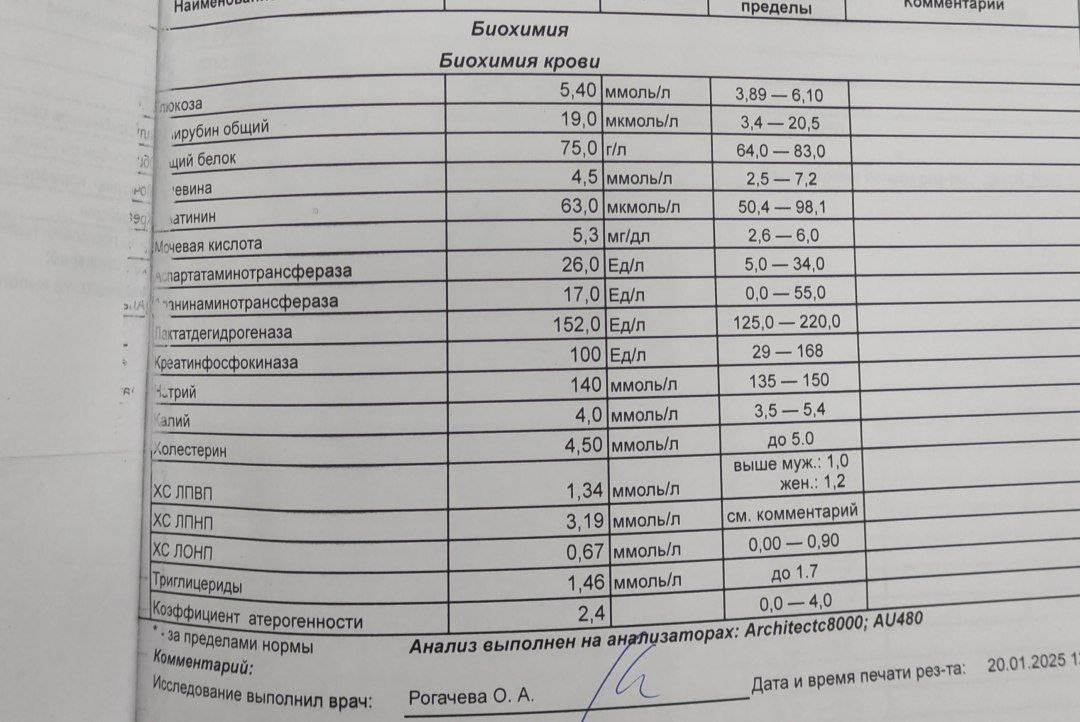
#> input picture blood_analysis_dataset_540/processed/5224292219517791657.jpg, 1080 x 722 px, found by its file name
$ jupyter execute 'Поворот_Перспектива_A.ipynb'
#> lines starting #> are read from the running program, lines starting #| are printed output that depends on the picture; after the words box and inside, x2 and y2 are one past the last pixel; in counts of white or black regions, pixels touching at a corner belong together
Обновление

[cell 1]
import cv2
import numpy as np
import os
from PIL import Image
from collections import Counter
from sklearn.cluster import KMeans
import math

# Функция для отображения изображения в Jupyter Notebook/Colab
def display_image(image, is_bgr=True):
    if is_bgr:
        image = cv2.cvtColor(image, cv2.COLOR_BGR2RGB)
    return Image.fromarray(image)

# Получим исходное разрешение
def get_image_resolution_opencv(image_path):
#> called with image_path = 'input/5224292219517791657.jpg'
    try:
        image = cv2.imread(image_path)
#> image is the input picture: shape (722, 1080, 3); mean B, G, R 172.5, 173.8, 175
        if image is not None:
            height_inp, width_inp = image.shape[:2]
            return width_inp, height_inp
        else:
            print("Не удалось загрузить изображение.")
            return None
    except Exception as e:
        print(f"Ошибка: {e}")
        return None

# Функция для вычисления угла линии
def calculate_angle(x1, y1, x2, y2):
    return np.degrees(np.arctan2(y2 - y1, x2 - x1))

# Функция для вычисления расстояния между двумя точками
def calculate_distance(p1, p2):
    return np.sqrt((p1[0] - p2[0]) ** 2 + (p1[1] - p2[1]) ** 2)

# Функция для вычисления длины линии
def calculate_line_length(x1, y1, x2, y2):
    return np.sqrt((x2 - x1) ** 2 + (y2 - y1) ** 2)

# Функция для объединения близких линий
def merge_close_lines(lines, distance_threshold=4, angle_threshold=5):
    merged_lines = []
    used_indices = set()

    for i, line1 in enumerate(lines):
        if i in used_indices:
            continue

        x1, y1, x2, y2 = line1
        angle1 = calculate_angle(x1, y1, x2, y2)
        group = [line1]

        for j, line2 in enumerate(lines[i + 1:], start=i + 1):
            if j in used_indices:
                continue

            x3, y3, x4, y4 = line2
            angle2 = calculate_angle(x3, y3, x4, y4)

            # Проверка углового отклонения
            if abs(angle1 - angle2) > angle_threshold:
                continue

            # Проверка близости линий
            center1 = ((x1 + x2) / 2, (y1 + y2) / 2)
            center2 = ((x3 + x4) / 2, (y3 + y4) / 2)
            distance = calculate_distance(center1, center2)

            if distance > distance_threshold:
                continue

            # Если линии близки и углы схожи, добавляем в группу
            group.append(line2)
            used_indices.add(j)

        # Усреднение линий в группе
        if group:
            avg_line = np.mean(group, axis=0).astype(int)
            merged_lines.append(avg_line)
            used_indices.add(i)

    return merged_lines

# Функция для нахождения точки пересечения двух линий
def line_intersection(line1, line2):
    x1, y1, x2, y2 = line1
    x3, y3, x4, y4 = line2

    A1 = y2 - y1
    B1 = x1 - x2
    C1 = A1 * x1 + B1 * y1

    A2 = y4 - y3
    B2 = x3 - x4
    C2 = A2 * x3 + B2 * y3

    determinant = A1 * B2 - A2 * B1

    if determinant == 0:
        return None  # Линии параллельны
    else:
        x = (B2 * C1 - B1 * C2) / determinant
        y = (A1 * C2 - A2 * C1) / determinant
        return int(x), int(y)

# Функция для получения доминирующего цвета изображения
def get_dominant_color(image_path, k=1):
    """
    Возвращает доминирующий цвет изображения с использованием K-means.
    :param image_path: Путь к изображению или изображение в формате BGR.
    :param k: Количество кластеров (по умолчанию 1 для доминирующего цвета).
    :return: Доминирующий цвет в формате BGR.
    """
    # Если передали путь, загружаем изображение
    if isinstance(image_path, str):
        image = cv2.imread(image_path)
        if image is None:
            raise ValueError("Не удалось загрузить изображение по указанному пути")
    else:
        image = image_path

    # Преобразуем изображение в массив пикселей
    pixels = image.reshape(-1, 3)

    # Применяем K-means для кластеризации
    kmeans = KMeans(n_clusters=k, n_init=10)
    kmeans.fit(pixels)

    # Получаем доминирующий цвет (центр самого большого кластера)
    dominant_color = kmeans.cluster_centers_[0].astype(int)
    return dominant_color

# Основная функция обработки изображения
def process_image(image_path):
    # Создаем необходимые директории, если их нет
    os.makedirs('resized_data', exist_ok=True)
    os.makedirs('intermediate_results', exist_ok=True)
    os.makedirs('output_data', exist_ok=True)

    # Получаем исходное разрешение
    resolution = get_image_resolution_opencv(image_path)
    if resolution:
        width_inp, height_inp = resolution
        print(f"Исходное разрешение (OpenCV): {width_inp}x{height_inp}")
#| Исходное разрешение (OpenCV): 1080x722
    else:
        print("Не удалось определить разрешение изображения")
        return

    # Открываем изображение с помощью PIL для изменения размера
    image_pil = Image.open(image_path)

    # Вычисление новых размеров с сохранением пропорций
    width = int(width_inp*1.5)
    ratio = width / float(image_pil.size[0])
    height = int(float(image_pil.size[1]) * ratio)
    width = int(width)

    # Изменение размера изображения с использованием LANCZOS
    resized_image = image_pil.resize((width, height), Image.Resampling.LANCZOS)
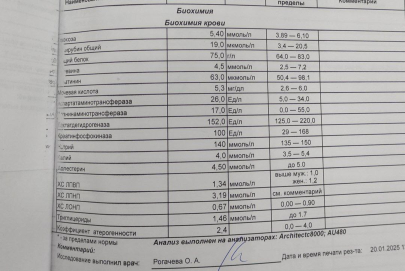
#> resized_image: PIL image 1620x1083 RGB (shown at 1/4 size); mean R, G, B 175, 173.8, 172.5

    # Формирование нового имени файла
    directory, filename = os.path.split(image_path)
    name, ext = os.path.splitext(filename)
    new_filename = f"{name}_resized{ext}"
    new_image_path = os.path.join('resized_data/', new_filename)

    # Сохранение измененного изображения
    resized_image.save(new_image_path)

    # Загрузка изображения с помощью OpenCV
    image = cv2.imread(new_image_path)
#> image: shape (1083, 1620, 3)
    if image is None:
        print("Не удалось загрузить изображение после изменения размера")
        return

    # Получаем высоту и ширину изображения
    height, width = image.shape[:2]

    # Преобразуем в оттенки серого
    gray = cv2.cvtColor(image, cv2.COLOR_BGR2GRAY)

    # Применение Canny edge detection
    edges = cv2.Canny(gray, 50, 150, apertureSize=3)
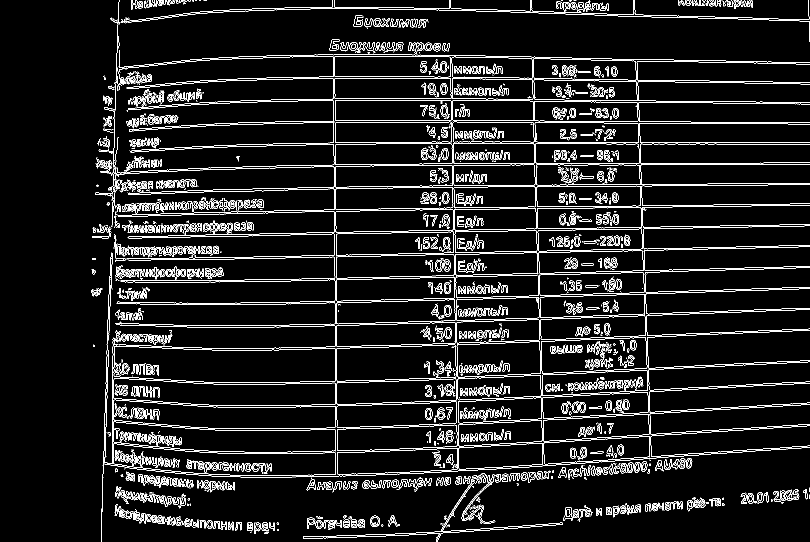
#> edges: shape (1083, 1620) (shown at 1/2 size); 7.2% white in thin lines or dots, all inside (x1, y1, x2, y2) = (182, 0, 1620, 1083)

    # Применение Hough Line Transform
    lines = cv2.HoughLinesP(edges, 1, np.pi / 180, threshold=100, minLineLength=int(width/18), maxLineGap=10)
#> lines = 394 rows, first 6: [1278, 457, 1437, 455], [1086, 457, 1371, 453], [908, 369, 915, 797], [1217, 630, 1562, 618], [456, 514, 602, 512], [680, 244, 1082, 244]
    #lines = cv2.HoughLinesP(edges, 1, np.pi / 180, threshold=100,
                           #minLineLength=int(width/20), maxLineGap=int(width/8))

    # Преобразование линий в нужный формат
    lines = [line[0] for line in lines]
#> lines = 394 items, first 6: [1278, 457, 1437, 455], [1086, 457, 1371, 453], [908, 369, 915, 797], [1217, 630, 1562, 618], [456, 514, 602, 512], [680, 244, 1082, 244]
#> (the rest of the program and of its run is left out)
